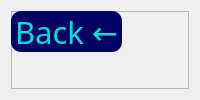
      <widget class="QWidget" name="share_files_page">
       <layout class="QGridLayout" name="gridLayout_8">
        <item row="0" column="0">
         <widget class="QFrame" name="frame_10">
          <property name="frameShape">
           <enum>QFrame::StyledPanel</enum>
          </property>
          <property name="frameShadow">
           <enum>QFrame::Raised</enum>
          </property>
          <widget class="QLabel" name="share_files_username_label">
           <property name="geometry">
            <rect>
             <x>210</x>
             <y>0</y>
             <width>771</width>
             <height>51</height>
            </rect>
           </property>
           <property name="font">
            <font>
             <family>Segoe UI Light</family>
             <pointsize>29</pointsize>
             <weight>75</weight>
             <bold>true</bold>
            </font>
           </property>
           <property name="styleSheet">
            <string notr="true">color: rgb(0, 223, 223);
border-radius: 20px;
</string>
           </property>
           <property name="text">
            <string>{username} - Share Your Files To Others</string>
           </property>
           <property name="alignment">
            <set>Qt::AlignCenter</set>
           </property>
          </widget>
          <widget class="QFrame" name="frame_11">
           <property name="geometry">
            <rect>
             <x>90</x>
             <y>125</y>
             <width>981</width>
             <height>531</height>
            </rect>
           </property>
           <property name="font">
            <font>
             <family>Segoe UI Light</family>
             <pointsize>18</pointsize>
            </font>
           </property>
           <property name="styleSheet">
            <string notr="true">background-color: rgb(0, 0, 61);
border-radius: 40px;</string>
           </property>
           <property name="frameShape">
            <enum>QFrame::StyledPanel</enum>
           </property>
           <property name="frameShadow">
            <enum>QFrame::Raised</enum>
           </property>
           <widget class="QLabel" name="username_label_3">
            <property name="geometry">
             <rect>
              <x>10</x>
              <y>110</y>
              <width>161</width>
              <height>51</height>
             </rect>
            </property>
            <property name="font">
             <font>
              <family>Segoe UI Light</family>
              <pointsize>27</pointsize>
             </font>
            </property>
            <property name="styleSheet">
             <string notr="true">color: rgb(0, 223, 223);</string>
            </property>
            <property name="text">
             <string>Select File:</string>
            </property>
           </widget>
           <widget class="QPushButton" name="submit_share_button">
            <property name="geometry">
             <rect>
              <x>260</x>
              <y>370</y>
              <width>491</width>
              <height>80</height>
             </rect>
            </property>
            <property name="font">
             <font>
              <family>Segoe UI Light</family>
              <pointsize>32</pointsize>
              <weight>75</weight>
              <bold>true</bold>
             </font>
            </property>
            <property name="mouseTracking">
             <bool>false</bool>
            </property>
            <property name="tabletTracking">
             <bool>false</bool>
            </property>
            <property name="autoFillBackground">
             <bool>false</bool>
            </property>
            <property name="styleSheet">
             <string notr="true">QPushButton{
	background-color:rgb(0, 0, 98);
	color: rgb(0, 223, 223);
	border-radius: 40px;
}
QPushButton:hover{
	border: 5px solid rgb(0, 0, 217);
}


</string>
            </property>
            <property name="text">
             <string extracomment="jhtfgfjksdg">Share File</string>
            </property>
           </widget>
           <widget class="QLabel" name="username_label_4">
            <property name="geometry">
             <rect>
              <x>10</x>
              <y>220</y>
              <width>191</width>
              <height>51</height>
             </rect>
            </property>
            <property name="font">
             <font>
              <family>Segoe UI Light</family>
              <pointsize>27</pointsize>
             </font>
            </property>
            <property name="styleSheet">
             <string notr="true">color: rgb(0, 223, 223);</string>
            </property>
            <property name="text">
             <string>Share Code:</string>
            </property>
           </widget>
           <widget class="QLineEdit" name="share_code_line_edit">
            <property name="geometry">
             <rect>
              <x>210</x>
              <y>220</y>
              <width>711</width>
              <height>51</height>
             </rect>
            </property>
            <property name="font">
             <font>
              <family>Segoe UI Light</family>
              <pointsize>18</pointsize>
              <weight>75</weight>
              <bold>true</bold>
             </font>
            </property>
            <property name="styleSheet">
             <string notr="true">QLineEdit{
	background-color:rgb(0, 0, 98);
	color: rgb(0, 223, 223);
	border-radius: 10px;
}
QLineEdit:hover{
	border: 5px solid rgb(0, 0, 217);
}


</string>
            </property>
            <property name="placeholderText">
             <string>Set custom share code, default is 6 random letters(optional)</string>
            </property>
           </widget>
           <widget class="QFrame" name="frame_16">
            <property name="geometry">
             <rect>
              <x>200</x>
              <y>30</y>
              <width>120</width>
              <height>80</height>
             </rect>
            </property>
            <property name="frameShape">
             <enum>QFrame::StyledPanel</enum>
            </property>
            <property name="frameShadow">
             <enum>QFrame::Raised</enum>
            </property>
           </widget>
           <widget class="QComboBox" name="files_list_share">
            <property name="geometry">
             <rect>
              <x>210</x>
              <y>110</y>
              <width>711</width>
              <height>51</height>
             </rect>
            </property>
            <property name="font">
             <font>
              <family>Segoe UI Light</family>
              <pointsize>24</pointsize>
             </font>
            </property>
            <property name="styleSheet">
             <string notr="true">QComboBox{
	background-color:rgb(0, 0, 98);
	border-radius:10px;
	color: rgb(0, 223, 223);
	
}

QComboBox:hover{
	border: 4px solid rgb(0, 0, 217)
}



QComboBox QListView{
	background-color:rgb(0, 0, 98);
	color: rgb(0, 223, 223);
	border-radius:10px;
}

QScrollBar{
	width:0px;
}

QComboBox QAbstractItemView { 
selection-background-color: rgb(0, 0, 98);
outline: none;
	
}




</string>
            </property>
            <property name="maxVisibleItems">
             <number>5</number>
            </property>
            <property name="insertPolicy">
             <enum>QComboBox::InsertAtCurrent</enum>
            </property>
            <property name="placeholderText">
             <string/>
            </property>
           </widget>
          </widget>
          <widget class="QPushButton" name="back_button_3">
           <property name="geometry">
            <rect>
             <x>0</x>
             <y>0</y>
             <width>111</width>
             <height>41</height>
            </rect>
           </property>
           <property name="font">
            <font>
             <family>Segoe UI Light</family>
             <pointsize>23</pointsize>
             <weight>50</weight>
             <bold>false</bold>
            </font>
           </property>
           <property name="styleSheet">
            <string notr="true">QPushButton{
	background-color:rgb(0, 0, 98);
	color: rgb(0, 223, 223);
	border-radius: 10px;
}
QPushButton:hover{
	border: 2px solid rgb(0, 0, 217);
}</string>
           </property>
           <property name="text">
            <string>Back ←</string>
           </property>
          </widget>
         </widget>
        </item>
       </layout>
      </widget>
